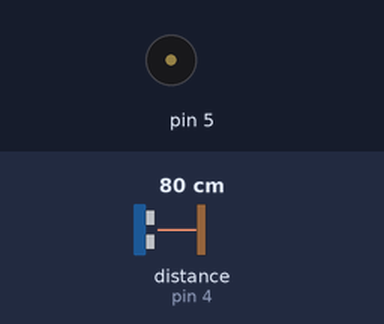
Simulated run of this sketch. Board: Arduino Uno, built with avr-gcc and run on an emulated ATmega328P. On the bench: buzzer (waves = sounding). Wiring (inferred from the names in the program): ultrasonic range finder: trigger pin 4; echo pin 4. The inputs (shaded band) are chosen by the test bench; at power-on: distance to the obstacle (sensor on pin 4) 80 cm. The echo pulse lasts 58.3 µs per cm.

Above: at 1.3 s.
1.4 s: distance to the obstacle (sensor on pin 4) set to 10 cm
3.2 s: distance to the obstacle (sensor on pin 4) set to 7 cm
At 4.07 s:
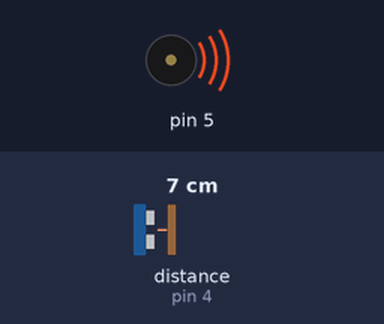
Timing chart, 0 to 12.2 s (numbered marks = the images above; inputs shaded):
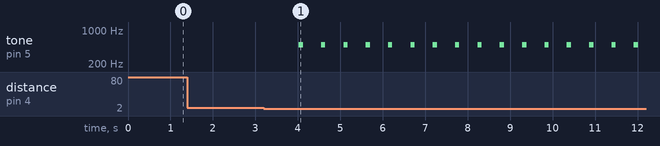

Measured:
- the behaviour switches between 9 and 8 cm on distance to the obstacle (sensor on pin 4) (found by bisection; images 0 and 1)
- after the input at 1.4 s, every drawn part: stays the same
- after the input at 3.2 s, tone on pin 5: alternates 500 Hz for 0.10 s and silent for 0.43 s, starting after 0.82 s

The sketch:

Radar_recul_PO1.ino
```cpp
//Variables :

int ER = 4;             // capteur ultrasons sur D4 const plus rigoureux!
int chrono;
float distance;
const float celerite = 340.0;

void setup()
{
Serial.begin(9600);
pinMode(5, OUTPUT);
}

void loop()
{
//émission d'une salve de 10 µs
pinMode(ER, OUTPUT);    // paramétrage du module en sortie (émission)
digitalWrite(ER, HIGH); //broche niveau haut : émission
delayMicroseconds(10);  //délai de 10 µs
digitalWrite(ER, LOW);  //broche niveau bas : fin d'émission
pinMode(ER, INPUT);     // paramétrage du module en entrée (réception)

//mesure de la durée
chrono = pulseIn(ER, HIGH); // arrêt chronométrage quand on reçoit un signal
delay(500);

//calcul de la distance
distance=celerite*0.5*chrono*1E-6;


if ( (distance=celerite*0.5*chrono*1E-6 <0.08) && (distance=celerite*0.5*chrono*1E-6 >0.02) ) {tone(5,500,100);
delay (25);

}

else {if (distance=celerite*0.5*chrono*1E-6<0.02) {tone(5,1000,500);
delay (50);

}

}}
```
